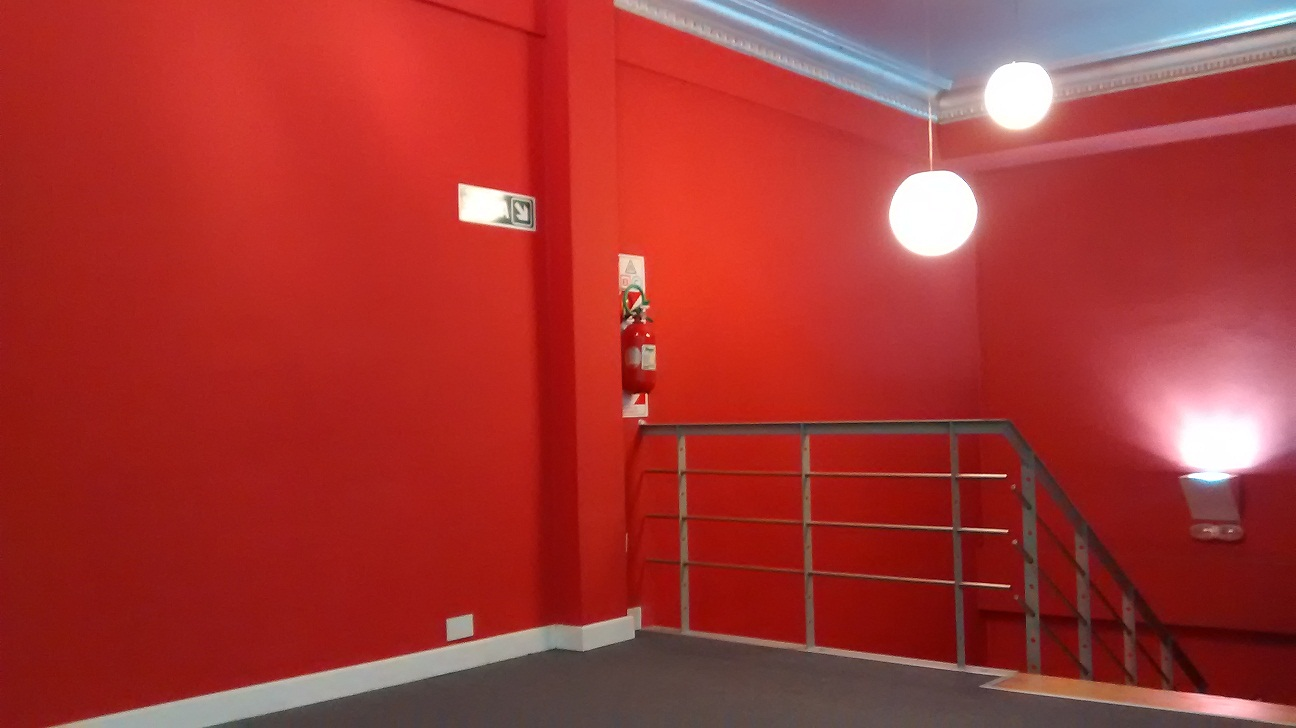
#> input picture test/g1/1.jpg, 1296 x 728 px; its folder holds 5 pictures in this run
$ python compare_demo.py   (Python 2 division)
#> lines starting #> are read from the running program, lines starting #| are printed output that depends on the picture; long printed decimals are rounded; pictures that were not available may be replaced by others from this repository, and a replacement may not be noted
from skimage.measure import structural_similarity as ssim
import matplotlib.pyplot as plt
import numpy as np
import cv2

def mse(imageA, imageB):
	err = np.sum((imageA.astype("float") - imageB.astype("float")) ** 2)
	err /= float(imageA.shape[0] * imageA.shape[1])
	return err


def get_dif_images(imageA, imageB):
	m = mse(imageA, imageB)
	s = ssim(imageA, imageB)
	return s

def compare_images(imageA, imageB, title):
	m = mse(imageA, imageB)
	s = ssim(imageA, imageB)
	print m,s

	fig = plt.figure(title)
	plt.suptitle("MSE: %.2f, SSIM: %.2f" % (m, s))

	ax = fig.add_subplot(1, 2, 1)
	plt.imshow(imageA, cmap = plt.cm.gray)
	plt.axis("off")

	ax = fig.add_subplot(1, 2, 2)
	plt.imshow(imageB, cmap = plt.cm.gray)
	plt.axis("off")

	plt.show()

#compare_images(original, shopped, "Original vs. Photoshopped")

GrupoImagenes = []
Resultados = []

for x in range(2, 17):
	GrupoImagenes.append("test/g1/%d.jpg" % (x))

strFotoBase="test/g1/1.jpg"
base = cv2.imread(strFotoBase)
#> base is the input picture: shape (728, 1296, 3); mean B, G, R 51, 54.1, 165.4
base = cv2.cvtColor(base, cv2.COLOR_BGR2GRAY)
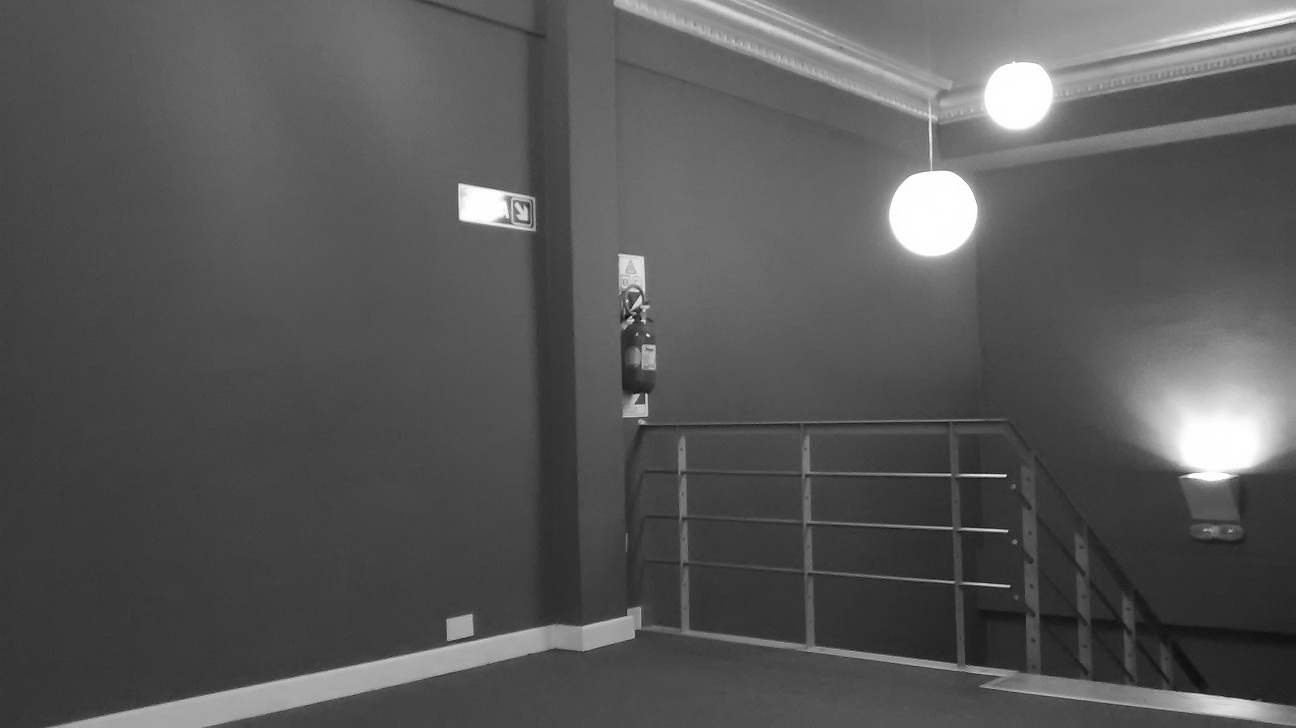
#> base: shape (728, 1296); min 9, max 255, mean 87


print strFotoBase,strFotoBase,get_dif_images(base,base)
#> in mse, `err = np.sum((imageA.astype("float") - imageB.astype("float")) ** 2)`: err = 0
#> in get_dif_images, `s = ssim(imageA, imageB)`: s = 1
#| test/g1/1.jpg test/g1/1.jpg 1.0

for foto in GrupoImagenes:
	print
	iFoto = cv2.imread(foto)
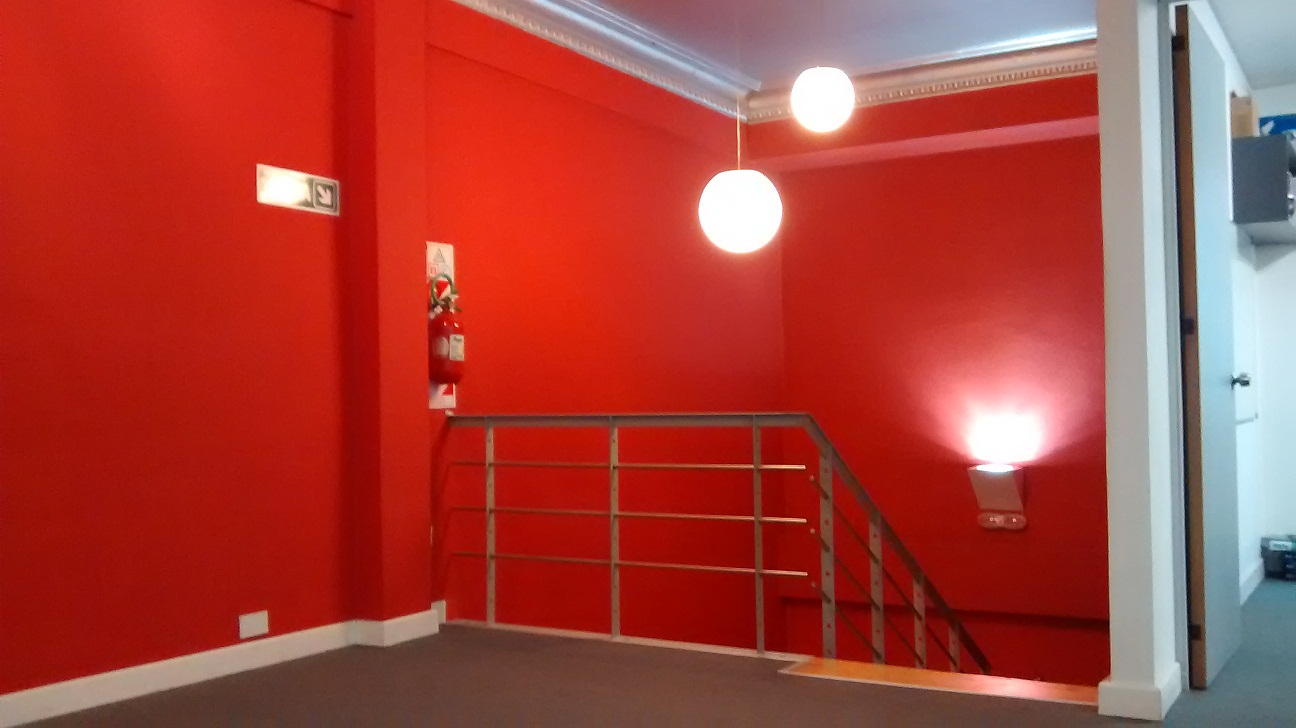
#> input picture test/g1/10.jpg, 1296 x 728 px, given in place of 2.jpg, which was not available
#> iFoto is the input picture: shape (728, 1296, 3); mean B, G, R 58.2, 66.2, 168.9
	iFoto = cv2.cvtColor(iFoto, cv2.COLOR_BGR2GRAY)
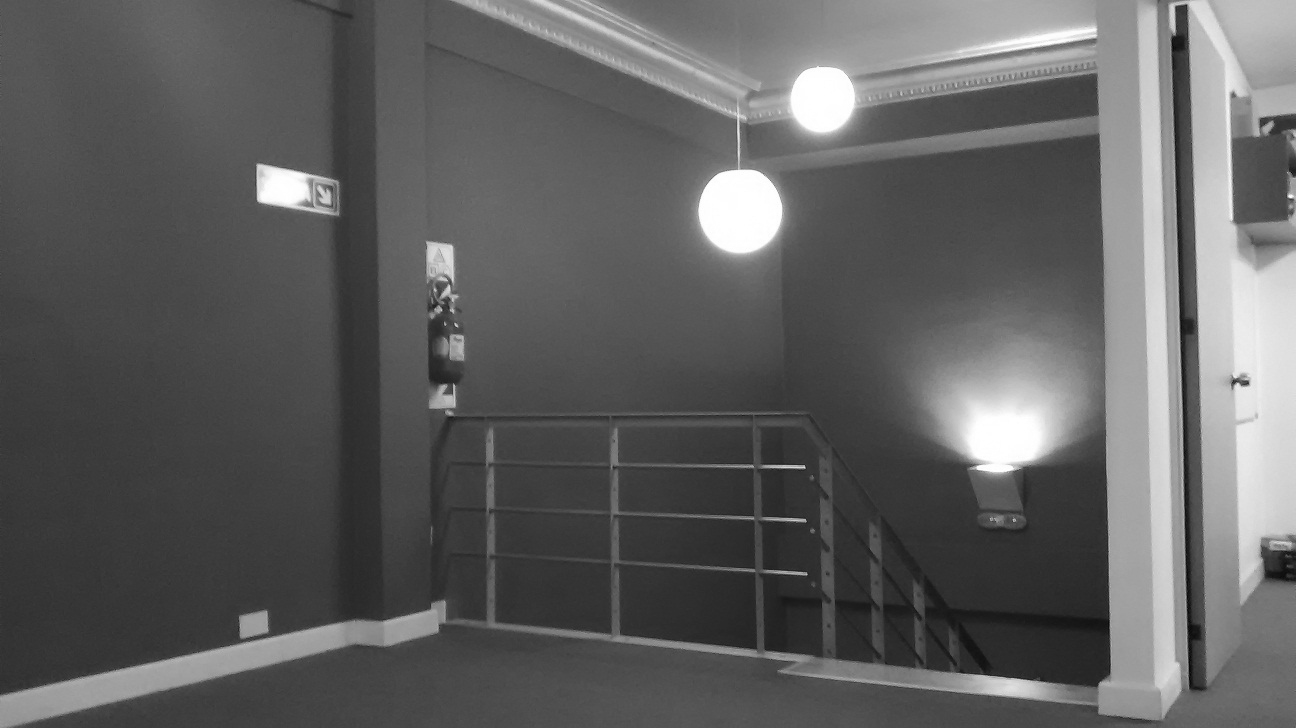
#> iFoto: shape (728, 1296); min 1, max 255, mean 96
	print strFotoBase,foto,get_dif_images(base,iFoto)
#| test/g1/1.jpg test/g1/2.jpg 0.6981
#> pass 2 of the loop `for foto in GrupoImagenes:`:
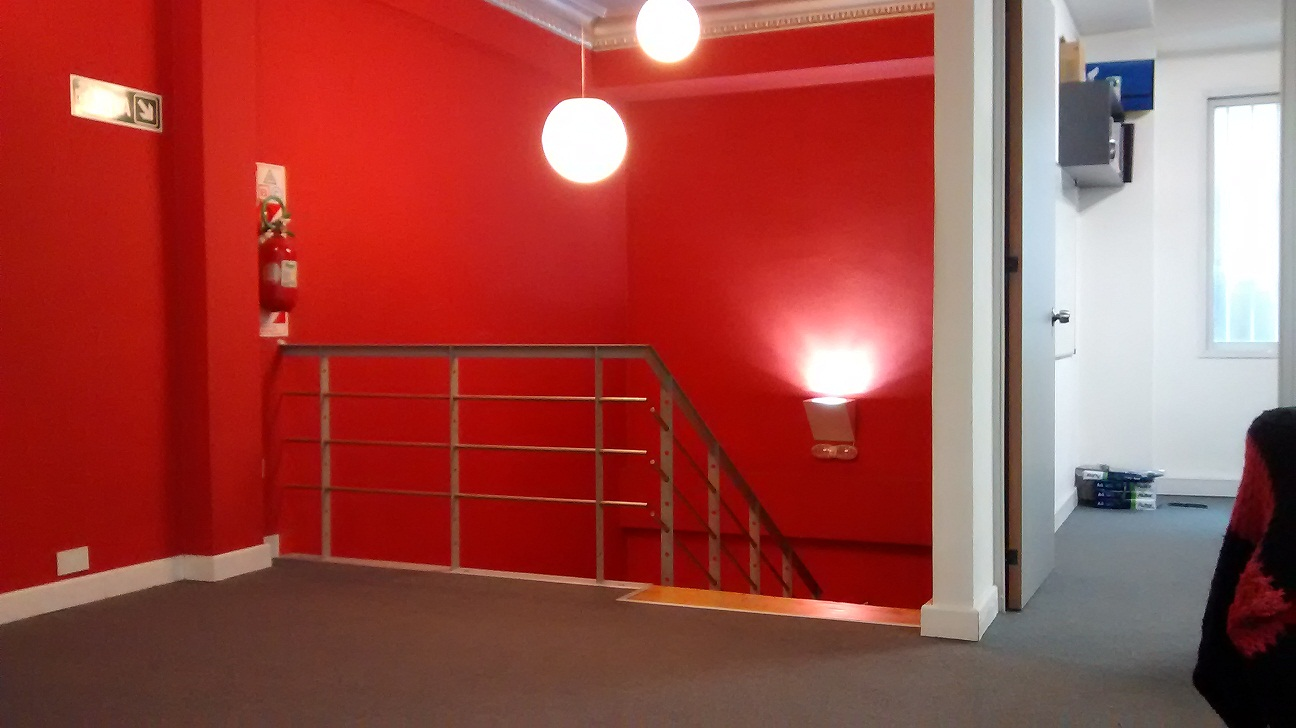
#> input picture test/g1/11.jpg, 1296 x 728 px, given in place of 3.jpg, which was not available
#> iFoto is the input picture: shape (728, 1296, 3); mean B, G, R 69.1, 74.2, 158.7
#> `iFoto = cv2.cvtColor(iFoto, cv2.COLOR_BGR2GRAY)`:
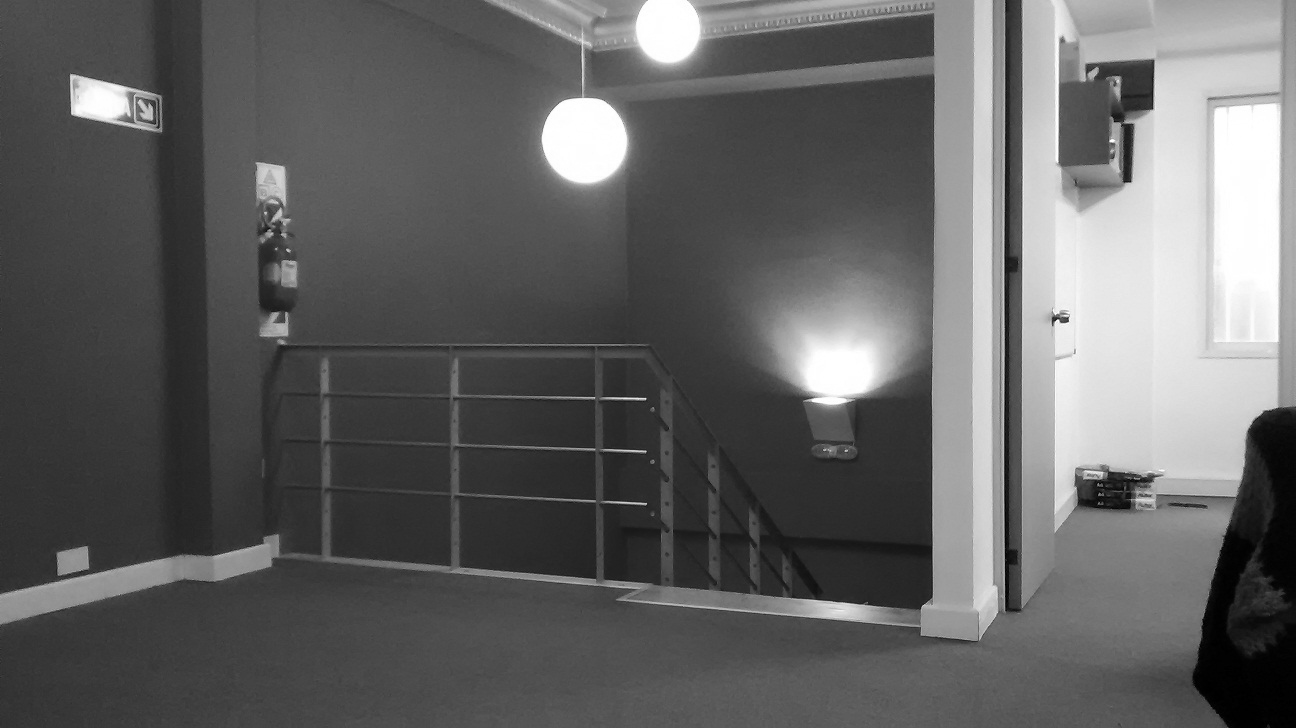
#> iFoto: shape (728, 1296); min 0, max 255, mean 98.9
#| test/g1/1.jpg test/g1/3.jpg 0.6534
#> (the run stopped early here; a loop or call above may not have finished)
